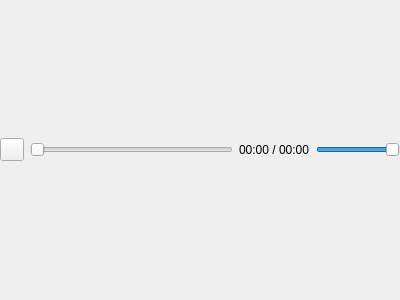
<?xml version="1.0" encoding="UTF-8"?>
<ui version="4.0">
 <class>VideoPlayer</class>
 <widget class="QWidget" name="VideoPlayer">
  <property name="geometry">
   <rect>
    <x>0</x>
    <y>0</y>
    <width>400</width>
    <height>300</height>
   </rect>
  </property>
  <property name="windowTitle">
   <string>Form</string>
  </property>
  <layout class="QVBoxLayout" name="verticalLayout">
   <property name="leftMargin">
    <number>0</number>
   </property>
   <property name="topMargin">
    <number>0</number>
   </property>
   <property name="rightMargin">
    <number>0</number>
   </property>
   <property name="bottomMargin">
    <number>0</number>
   </property>
   <item>
    <widget class="QWidget" name="controls" native="true">
     <layout class="QHBoxLayout" name="controlsLayout" stretch="0,1,0,0">
      <property name="leftMargin">
       <number>0</number>
      </property>
      <property name="topMargin">
       <number>0</number>
      </property>
      <property name="rightMargin">
       <number>0</number>
      </property>
      <property name="bottomMargin">
       <number>0</number>
      </property>
      <item>
       <widget class="QToolButton" name="buttonPlayPause">
        <property name="text">
         <string notr="true"/>
        </property>
       </widget>
      </item>
      <item>
       <widget class="QSlider" name="sliderPosition">
        <property name="orientation">
         <enum>Qt::Horizontal</enum>
        </property>
       </widget>
      </item>
      <item>
       <widget class="QLabel" name="labelDuration">
        <property name="text">
         <string>00:00 / 00:00</string>
        </property>
       </widget>
      </item>
      <item>
       <widget class="QSlider" name="sliderVolume">
        <property name="maximum">
         <number>100</number>
        </property>
        <property name="value">
         <number>100</number>
        </property>
        <property name="orientation">
         <enum>Qt::Horizontal</enum>
        </property>
       </widget>
      </item>
     </layout>
    </widget>
   </item>
  </layout>
 </widget>
 <resources/>
 <connections>
  <connection>
   <sender>sliderPosition</sender>
   <signal>valueChanged(int)</signal>
   <receiver>VideoPlayer</receiver>
   <slot>seek(int)</slot>
   <hints>
    <hint type="sourcelabel">
     <x>173</x>
     <y>154</y>
    </hint>
    <hint type="destinationlabel">
     <x>395</x>
     <y>157</y>
    </hint>
   </hints>
  </connection>
  <connection>
   <sender>buttonPlayPause</sender>
   <signal>clicked()</signal>
   <receiver>VideoPlayer</receiver>
   <slot>playPause()</slot>
   <hints>
    <hint type="sourcelabel">
     <x>26</x>
     <y>152</y>
    </hint>
    <hint type="destinationlabel">
     <x>7</x>
     <y>175</y>
    </hint>
   </hints>
  </connection>
 </connections>
 <slots>
  <slot>seek(int)</slot>
  <slot>playPause()</slot>
 </slots>
</ui>
